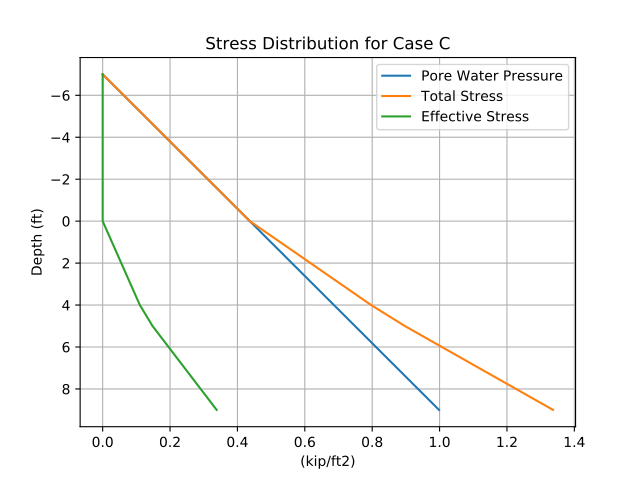

Here is the Python script that generated this plot:
import numpy as np
import matplotlib.pyplot as plt
from edafos.soil import SoilProfile

caseC = SoilProfile(unit_system='English', water_table=-7)
caseC.add_layer(soil_type='cohesionless', height=4.5, tuw=90)
caseC.add_layer(soil_type='cohesive', height=4.5, tuw=110)

z = np.arange(-7,10,1)
t = []; p = []; s = [];
for i in z:
   total, pore, eff = caseC.calculate_stress(i, kind='all')
   t.append(total.magnitude)
   p.append(pore.magnitude)
   s.append(eff.magnitude)
plt.plot(p, z, label="Pore Water Pressure")
plt.plot(t, z, label="Total Stress")
plt.plot(s, z, label="Effective Stress")
plt.title("Stress Distribution for Case C")
plt.xlabel("(kip/ft2)")
plt.ylabel("Depth (ft)")
plt.gca().invert_yaxis()
plt.grid()
plt.legend()
plt.show()
